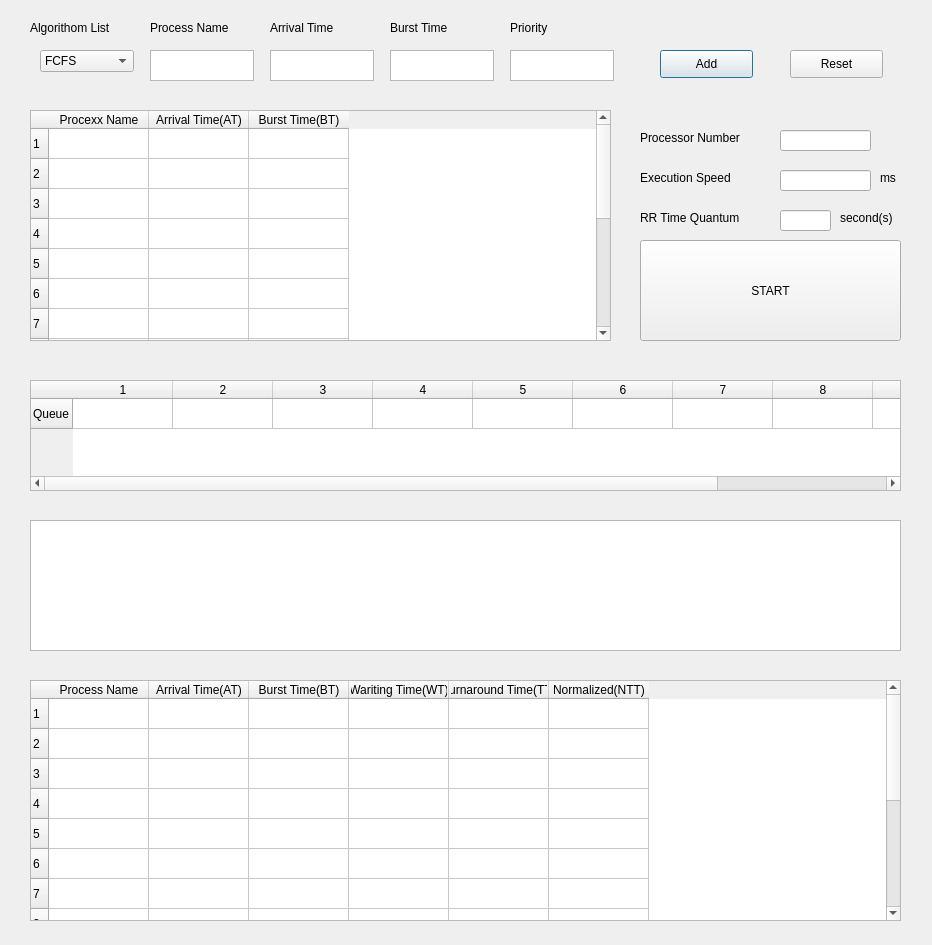
<?xml version="1.0" encoding="UTF-8"?>
<ui version="4.0">
 <class>Dialog</class>
 <widget class="QDialog" name="Dialog">
  <property name="geometry">
   <rect>
    <x>0</x>
    <y>0</y>
    <width>932</width>
    <height>945</height>
   </rect>
  </property>
  <property name="windowTitle">
   <string>Dialog</string>
  </property>
  <widget class="QLabel" name="label">
   <property name="geometry">
    <rect>
     <x>30</x>
     <y>20</y>
     <width>101</width>
     <height>16</height>
    </rect>
   </property>
   <property name="text">
    <string>Algorithom List</string>
   </property>
  </widget>
  <widget class="QLabel" name="label_2">
   <property name="geometry">
    <rect>
     <x>150</x>
     <y>20</y>
     <width>101</width>
     <height>16</height>
    </rect>
   </property>
   <property name="text">
    <string>Process Name</string>
   </property>
  </widget>
  <widget class="QTextEdit" name="textEdit_2">
   <property name="geometry">
    <rect>
     <x>150</x>
     <y>50</y>
     <width>104</width>
     <height>31</height>
    </rect>
   </property>
  </widget>
  <widget class="QLabel" name="label_3">
   <property name="geometry">
    <rect>
     <x>270</x>
     <y>20</y>
     <width>101</width>
     <height>16</height>
    </rect>
   </property>
   <property name="text">
    <string>Arrival Time</string>
   </property>
  </widget>
  <widget class="QTextEdit" name="textEdit_3">
   <property name="geometry">
    <rect>
     <x>270</x>
     <y>50</y>
     <width>104</width>
     <height>31</height>
    </rect>
   </property>
  </widget>
  <widget class="QLabel" name="label_4">
   <property name="geometry">
    <rect>
     <x>390</x>
     <y>20</y>
     <width>101</width>
     <height>16</height>
    </rect>
   </property>
   <property name="text">
    <string>Burst Time</string>
   </property>
  </widget>
  <widget class="QTextEdit" name="textEdit_4">
   <property name="geometry">
    <rect>
     <x>390</x>
     <y>50</y>
     <width>104</width>
     <height>31</height>
    </rect>
   </property>
  </widget>
  <widget class="QLabel" name="label_5">
   <property name="geometry">
    <rect>
     <x>510</x>
     <y>20</y>
     <width>101</width>
     <height>16</height>
    </rect>
   </property>
   <property name="text">
    <string>Priority </string>
   </property>
  </widget>
  <widget class="QTextEdit" name="textEdit_5">
   <property name="geometry">
    <rect>
     <x>510</x>
     <y>50</y>
     <width>104</width>
     <height>31</height>
    </rect>
   </property>
  </widget>
  <widget class="QPushButton" name="pushButton">
   <property name="geometry">
    <rect>
     <x>660</x>
     <y>50</y>
     <width>93</width>
     <height>28</height>
    </rect>
   </property>
   <property name="text">
    <string>Add</string>
   </property>
  </widget>
  <widget class="QPushButton" name="pushButton_2">
   <property name="geometry">
    <rect>
     <x>790</x>
     <y>50</y>
     <width>93</width>
     <height>28</height>
    </rect>
   </property>
   <property name="text">
    <string>Reset</string>
   </property>
  </widget>
  <widget class="QLabel" name="label_6">
   <property name="geometry">
    <rect>
     <x>640</x>
     <y>130</y>
     <width>121</width>
     <height>16</height>
    </rect>
   </property>
   <property name="text">
    <string>Processor Number</string>
   </property>
  </widget>
  <widget class="QLabel" name="label_7">
   <property name="geometry">
    <rect>
     <x>640</x>
     <y>170</y>
     <width>121</width>
     <height>16</height>
    </rect>
   </property>
   <property name="text">
    <string>Execution Speed</string>
   </property>
  </widget>
  <widget class="QLineEdit" name="lineEdit">
   <property name="geometry">
    <rect>
     <x>780</x>
     <y>130</y>
     <width>91</width>
     <height>21</height>
    </rect>
   </property>
  </widget>
  <widget class="QLineEdit" name="lineEdit_2">
   <property name="geometry">
    <rect>
     <x>780</x>
     <y>170</y>
     <width>91</width>
     <height>21</height>
    </rect>
   </property>
  </widget>
  <widget class="QLabel" name="label_8">
   <property name="geometry">
    <rect>
     <x>640</x>
     <y>210</y>
     <width>121</width>
     <height>16</height>
    </rect>
   </property>
   <property name="text">
    <string>RR Time Quantum</string>
   </property>
  </widget>
  <widget class="QLineEdit" name="lineEdit_3">
   <property name="geometry">
    <rect>
     <x>780</x>
     <y>210</y>
     <width>51</width>
     <height>21</height>
    </rect>
   </property>
  </widget>
  <widget class="QLabel" name="label_9">
   <property name="geometry">
    <rect>
     <x>840</x>
     <y>210</y>
     <width>71</width>
     <height>16</height>
    </rect>
   </property>
   <property name="text">
    <string>second(s)</string>
   </property>
  </widget>
  <widget class="QLabel" name="label_10">
   <property name="geometry">
    <rect>
     <x>880</x>
     <y>170</y>
     <width>31</width>
     <height>16</height>
    </rect>
   </property>
   <property name="text">
    <string>ms</string>
   </property>
  </widget>
  <widget class="QPushButton" name="pushButton_3">
   <property name="geometry">
    <rect>
     <x>640</x>
     <y>240</y>
     <width>261</width>
     <height>101</height>
    </rect>
   </property>
   <property name="text">
    <string>START</string>
   </property>
  </widget>
  <widget class="QLabel" name="label_11">
   <property name="geometry">
    <rect>
     <x>30</x>
     <y>90</y>
     <width>101</width>
     <height>16</height>
    </rect>
   </property>
   <property name="text">
    <string>&lt;Time Table&gt;</string>
   </property>
  </widget>
  <widget class="QTableWidget" name="tableWidget">
   <property name="geometry">
    <rect>
     <x>30</x>
     <y>110</y>
     <width>581</width>
     <height>231</height>
    </rect>
   </property>
   <row>
    <property name="text">
     <string>1</string>
    </property>
   </row>
   <row>
    <property name="text">
     <string>2</string>
    </property>
   </row>
   <row>
    <property name="text">
     <string>3</string>
    </property>
   </row>
   <row>
    <property name="text">
     <string>4</string>
    </property>
   </row>
   <row>
    <property name="text">
     <string>5</string>
    </property>
   </row>
   <row>
    <property name="text">
     <string>6</string>
    </property>
   </row>
   <row>
    <property name="text">
     <string>7</string>
    </property>
   </row>
   <row>
    <property name="text">
     <string>8</string>
    </property>
   </row>
   <row>
    <property name="text">
     <string>9</string>
    </property>
   </row>
   <row>
    <property name="text">
     <string>10</string>
    </property>
   </row>
   <row>
    <property name="text">
     <string>11</string>
    </property>
   </row>
   <row>
    <property name="text">
     <string>12</string>
    </property>
   </row>
   <row>
    <property name="text">
     <string>13</string>
    </property>
   </row>
   <row>
    <property name="text">
     <string>14</string>
    </property>
   </row>
   <row>
    <property name="text">
     <string>15</string>
    </property>
   </row>
   <column>
    <property name="text">
     <string>Procexx Name</string>
    </property>
   </column>
   <column>
    <property name="text">
     <string>Arrival Time(AT)</string>
    </property>
   </column>
   <column>
    <property name="text">
     <string>Burst Time(BT)</string>
    </property>
   </column>
  </widget>
  <widget class="QLabel" name="label_12">
   <property name="geometry">
    <rect>
     <x>30</x>
     <y>360</y>
     <width>101</width>
     <height>16</height>
    </rect>
   </property>
   <property name="text">
    <string>&lt;Read Queue&gt;</string>
   </property>
  </widget>
  <widget class="QLabel" name="label_13">
   <property name="geometry">
    <rect>
     <x>30</x>
     <y>500</y>
     <width>151</width>
     <height>16</height>
    </rect>
   </property>
   <property name="text">
    <string>&lt;Ganttl Chart&gt;</string>
   </property>
  </widget>
  <widget class="QTableWidget" name="tableWidget_2">
   <property name="geometry">
    <rect>
     <x>30</x>
     <y>520</y>
     <width>871</width>
     <height>131</height>
    </rect>
   </property>
  </widget>
  <widget class="QLabel" name="label_14">
   <property name="geometry">
    <rect>
     <x>30</x>
     <y>660</y>
     <width>121</width>
     <height>16</height>
    </rect>
   </property>
   <property name="text">
    <string>&lt;Result Table&gt;</string>
   </property>
  </widget>
  <widget class="QTableWidget" name="tableWidget_3">
   <property name="geometry">
    <rect>
     <x>30</x>
     <y>680</y>
     <width>871</width>
     <height>241</height>
    </rect>
   </property>
   <row>
    <property name="text">
     <string>1</string>
    </property>
   </row>
   <row>
    <property name="text">
     <string>2</string>
    </property>
   </row>
   <row>
    <property name="text">
     <string>3</string>
    </property>
   </row>
   <row>
    <property name="text">
     <string>4</string>
    </property>
   </row>
   <row>
    <property name="text">
     <string>5</string>
    </property>
   </row>
   <row>
    <property name="text">
     <string>6</string>
    </property>
   </row>
   <row>
    <property name="text">
     <string>7</string>
    </property>
   </row>
   <row>
    <property name="text">
     <string>8</string>
    </property>
   </row>
   <row>
    <property name="text">
     <string>9</string>
    </property>
   </row>
   <row>
    <property name="text">
     <string>10</string>
    </property>
   </row>
   <row>
    <property name="text">
     <string>12</string>
    </property>
   </row>
   <row>
    <property name="text">
     <string>13</string>
    </property>
   </row>
   <row>
    <property name="text">
     <string>14</string>
    </property>
   </row>
   <row>
    <property name="text">
     <string>15</string>
    </property>
   </row>
   <column>
    <property name="text">
     <string>Process Name</string>
    </property>
   </column>
   <column>
    <property name="text">
     <string>Arrival Time(AT)</string>
    </property>
   </column>
   <column>
    <property name="text">
     <string>Burst Time(BT)</string>
    </property>
   </column>
   <column>
    <property name="text">
     <string>Wariting Time(WT)</string>
    </property>
   </column>
   <column>
    <property name="text">
     <string>Turnaround Time(TT)</string>
    </property>
   </column>
   <column>
    <property name="text">
     <string>Normalized(NTT)</string>
    </property>
   </column>
  </widget>
  <widget class="QTableWidget" name="tableWidget_4">
   <property name="geometry">
    <rect>
     <x>30</x>
     <y>380</y>
     <width>871</width>
     <height>111</height>
    </rect>
   </property>
   <row>
    <property name="text">
     <string>Queue</string>
    </property>
   </row>
   <column>
    <property name="text">
     <string>1</string>
    </property>
   </column>
   <column>
    <property name="text">
     <string>2</string>
    </property>
   </column>
   <column>
    <property name="text">
     <string>3</string>
    </property>
   </column>
   <column>
    <property name="text">
     <string>4</string>
    </property>
   </column>
   <column>
    <property name="text">
     <string>5</string>
    </property>
   </column>
   <column>
    <property name="text">
     <string>6</string>
    </property>
   </column>
   <column>
    <property name="text">
     <string>7</string>
    </property>
   </column>
   <column>
    <property name="text">
     <string>8</string>
    </property>
   </column>
   <column>
    <property name="text">
     <string>9</string>
    </property>
   </column>
   <column>
    <property name="text">
     <string>10</string>
    </property>
   </column>
  </widget>
  <widget class="QComboBox" name="comboBox">
   <property name="geometry">
    <rect>
     <x>40</x>
     <y>50</y>
     <width>94</width>
     <height>22</height>
    </rect>
   </property>
   <item>
    <property name="text">
     <string>FCFS</string>
    </property>
   </item>
   <item>
    <property name="text">
     <string>RR</string>
    </property>
   </item>
   <item>
    <property name="text">
     <string>SPN</string>
    </property>
   </item>
   <item>
    <property name="text">
     <string>SRTN</string>
    </property>
   </item>
   <item>
    <property name="text">
     <string>HRRN</string>
    </property>
   </item>
  </widget>
 </widget>
 <resources/>
 <connections/>
</ui>
